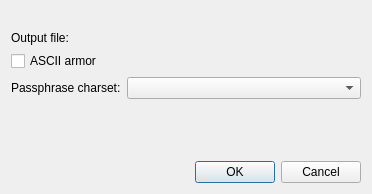
<ui version="4.0" >
 <class>ExportSecretKeyDialog</class>
 <widget class="QDialog" name="ExportSecretKeyDialog" >
  <property name="geometry" >
   <rect>
    <x>0</x>
    <y>0</y>
    <width>372</width>
    <height>194</height>
   </rect>
  </property>
  <property name="windowTitle" >
   <string>Export Secret Certificate</string>
  </property>
  <layout class="QGridLayout" name="gridLayout" >
   <item row="0" column="0" colspan="2" >
    <widget class="QLabel" name="descriptionLB" >
     <property name="wordWrap" >
      <bool>true</bool>
     </property>
    </widget>
   </item>
   <item row="1" column="0" >
    <widget class="QLabel" name="outputFileLB" >
     <property name="text" >
      <string>Output file:</string>
     </property>
     <property name="buddy" >
      <cstring>outputFileFR</cstring>
     </property>
    </widget>
   </item>
   <item row="3" column="0" >
    <widget class="QLabel" name="charsetLB" >
     <property name="text" >
      <string>Passphrase charset:</string>
     </property>
     <property name="buddy" >
      <cstring>charsetCB</cstring>
     </property>
    </widget>
   </item>
   <item row="3" column="1" >
    <widget class="QComboBox" name="charsetCB" >
     <property name="sizePolicy" >
      <sizepolicy vsizetype="Fixed" hsizetype="MinimumExpanding" >
       <horstretch>0</horstretch>
       <verstretch>0</verstretch>
      </sizepolicy>
     </property>
    </widget>
   </item>
   <item row="5" column="0" colspan="2" >
    <widget class="QDialogButtonBox" name="buttonBox" >
     <property name="orientation" >
      <enum>Qt::Horizontal</enum>
     </property>
     <property name="standardButtons" >
      <set>QDialogButtonBox::Cancel|QDialogButtonBox::Ok</set>
     </property>
    </widget>
   </item>
   <item row="2" column="0" colspan="2" >
    <widget class="QCheckBox" name="armorCB" >
     <property name="text" >
      <string>ASCII armor</string>
     </property>
    </widget>
   </item>
   <item row="4" column="0" colspan="2" >
    <spacer name="verticalSpacer" >
     <property name="orientation" >
      <enum>Qt::Vertical</enum>
     </property>
     <property name="sizeHint" stdset="0" >
      <size>
       <width>0</width>
       <height>0</height>
      </size>
     </property>
    </spacer>
   </item>
   <item row="1" column="1" >
    <widget class="Kleo::FileNameRequester" native="1" name="outputFileFR" />
   </item>
  </layout>
 </widget>
 <customwidgets>
  <customwidget>
   <class>Kleo::FileNameRequester</class>
   <extends>QWidget</extends>
   <header>libkleo/filenamerequester.h</header>
   <container>1</container>
   <slots>
    <signal>fileNameChanged(QString)</signal>
   </slots>
  </customwidget>
 </customwidgets>
 <resources/>
 <connections>
  <connection>
   <sender>buttonBox</sender>
   <signal>accepted()</signal>
   <receiver>ExportSecretKeyDialog</receiver>
   <slot>accept()</slot>
   <hints>
    <hint type="sourcelabel" >
     <x>227</x>
     <y>165</y>
    </hint>
    <hint type="destinationlabel" >
     <x>157</x>
     <y>193</y>
    </hint>
   </hints>
  </connection>
  <connection>
   <sender>buttonBox</sender>
   <signal>rejected()</signal>
   <receiver>ExportSecretKeyDialog</receiver>
   <slot>reject()</slot>
   <hints>
    <hint type="sourcelabel" >
     <x>295</x>
     <y>171</y>
    </hint>
    <hint type="destinationlabel" >
     <x>286</x>
     <y>193</y>
    </hint>
   </hints>
  </connection>
  <connection>
   <sender>armorCB</sender>
   <signal>toggled(bool)</signal>
   <receiver>ExportSecretKeyDialog</receiver>
   <slot>updateFileName()</slot>
   <hints>
    <hint type="sourcelabel" >
     <x>77</x>
     <y>83</y>
    </hint>
    <hint type="destinationlabel" >
     <x>69</x>
     <y>131</y>
    </hint>
   </hints>
  </connection>
  <connection>
   <sender>outputFileFR</sender>
   <signal>fileNameChanged(QString)</signal>
   <receiver>ExportSecretKeyDialog</receiver>
   <slot>updateFileName()</slot>
   <hints>
    <hint type="sourcelabel" >
     <x>267</x>
     <y>53</y>
    </hint>
    <hint type="destinationlabel" >
     <x>159</x>
     <y>131</y>
    </hint>
   </hints>
  </connection>
 </connections>
 <slots>
  <slot>updateFileName()</slot>
 </slots>
</ui>
